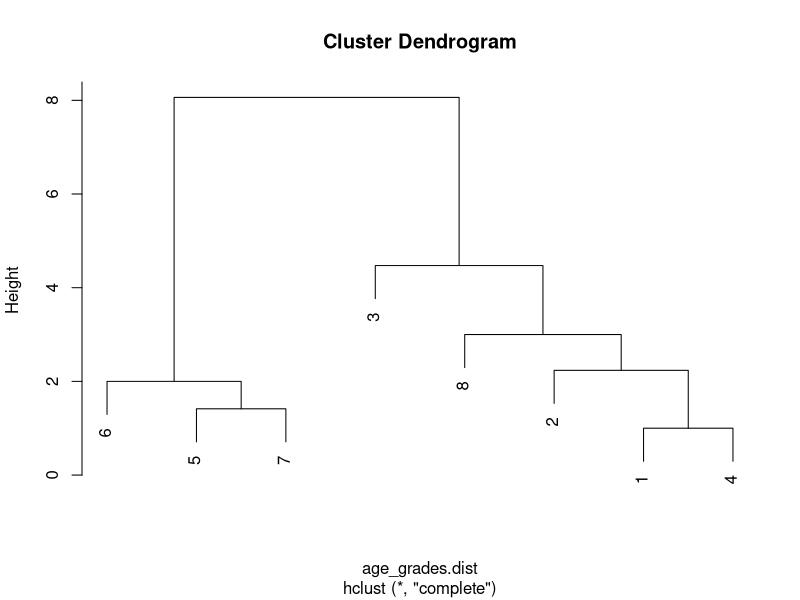
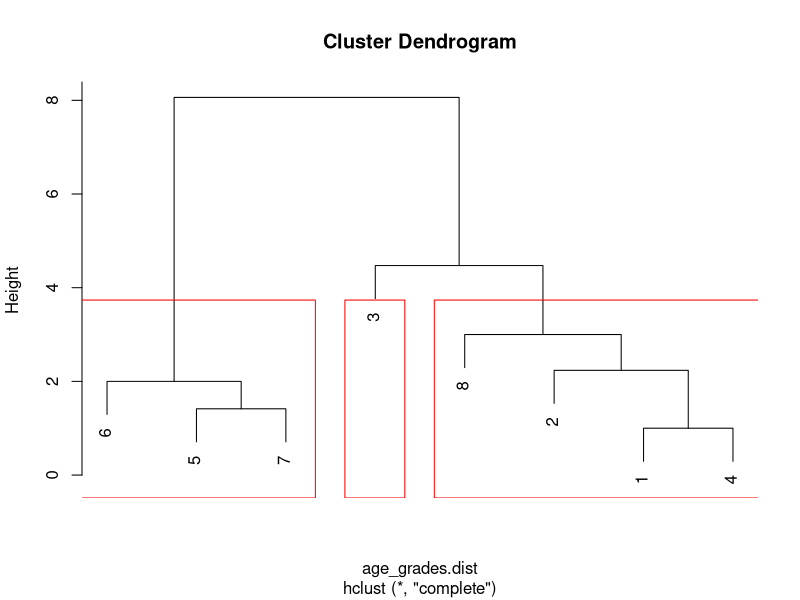
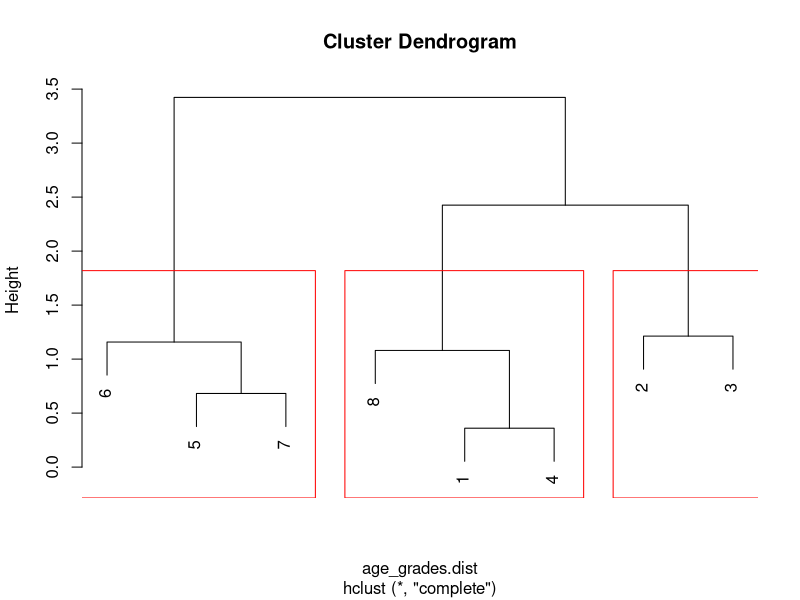

The R source for these figures, in order:
## ---- chunk 1
library(tidyverse)
library(cluster)
library(caret)
## ---- chunk 2
(age_grades <- data.frame(age = c(22,22,21,23,27,27,26,20), grades = c(1,3,5,1,5,3,4,1)))
## ---- chunk 3
(age_grades.dist <- dist(age_grades, method="euclidean"))
## ---- chunk 4
age_grades.hc <- hclust(age_grades.dist, method = "complete")
plot(age_grades.hc)
## ---- chunk 5
age_grades.hc <- hclust(age_grades.dist, method = "complete")
plot(age_grades.hc)
groups <- cutree(age_grades.hc, k=3) 
rect.hclust(age_grades.hc, k=3, border="red")
## ---- chunk 6
age_grades %>%
  mutate(cluster = groups)
## ---- chunk 7
age_grades.scaled <- as.data.frame(scale(age_grades))
## ---- chunk 8
(age_grades.dist <- dist(age_grades.scaled, method="euclidean"))
age_grades.hc <- hclust(age_grades.dist, method = "complete")
plot(age_grades.hc)
groups <- cutree(age_grades.hc, k=3) 
rect.hclust(age_grades.hc, k=3, border="red")
## ---- chunk 9
age_grades %>%
  mutate(cluster = groups)
